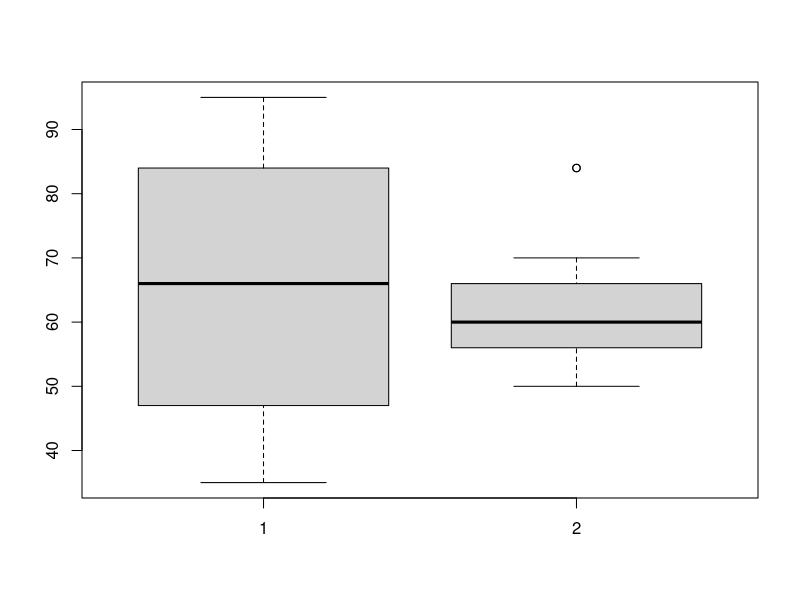

R code for this plot:
a<-c(76, 35, 47, 64, 95, 66, 89, 36, 84,76,35,47,64,95,66,89,36,84) 
b<-c(51, 56, 84, 60, 59, 70, 63, 66, 50,51,56,84,60,59,70,63,66,50) 
mean(a)
mean(b)
median(a)
median(b)
range_a<-max(a)-min(a)
range_a
range_b<-max(b)-min(b)
range_b
boxplot(a,b)
